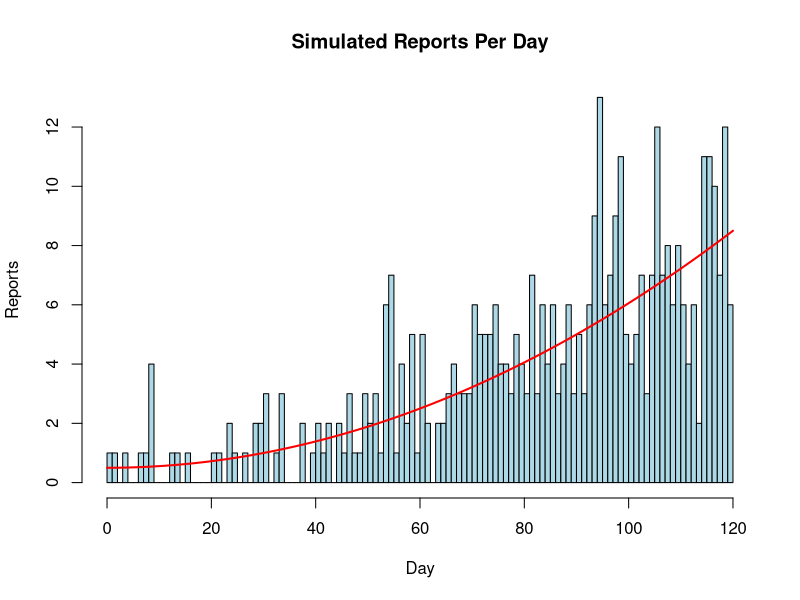

This figure's R source:
#Markov HW7, Problem 3c

rate_func <- function(t){
  1/2+1/2*(t/30)^2
}

#Sample arrival times using exp(120)
set.seed(144)
arrival_times <- c()
current_time <- 0

while(current_time<120){
  u<-runif(1,0,1)
  T=-1/120 * log(1-u)
  
 current_time <- current_time + T
 if(current_time<120){
   arrival_times <- c(arrival_times, current_time)
 }
 
}

#Either Keep or don't arrival times with probability rate_func(T_i)/120
kept_times <- c()
for (i in 1:length(arrival_times)){
  T_eye <- arrival_times[i]
  val <- rate_func(T_eye)
  p <- val/120
  accept <- rbinom(1,1,p)
  
  if(accept==1){
   kept_times <- c(kept_times,T_eye) 
  }
}

#Histogram for Reports Per Day
hist(kept_times, 
     breaks=seq(0,120,by=1),main="Simulated Reports Per Day",
     xlab="Day",ylab="Reports",col="lightblue",border="black")
curve(0.5+0.5*(x/30)^2,col="red",lwd=2,add=TRUE)

#Simulated number of reports
length(kept_times)
